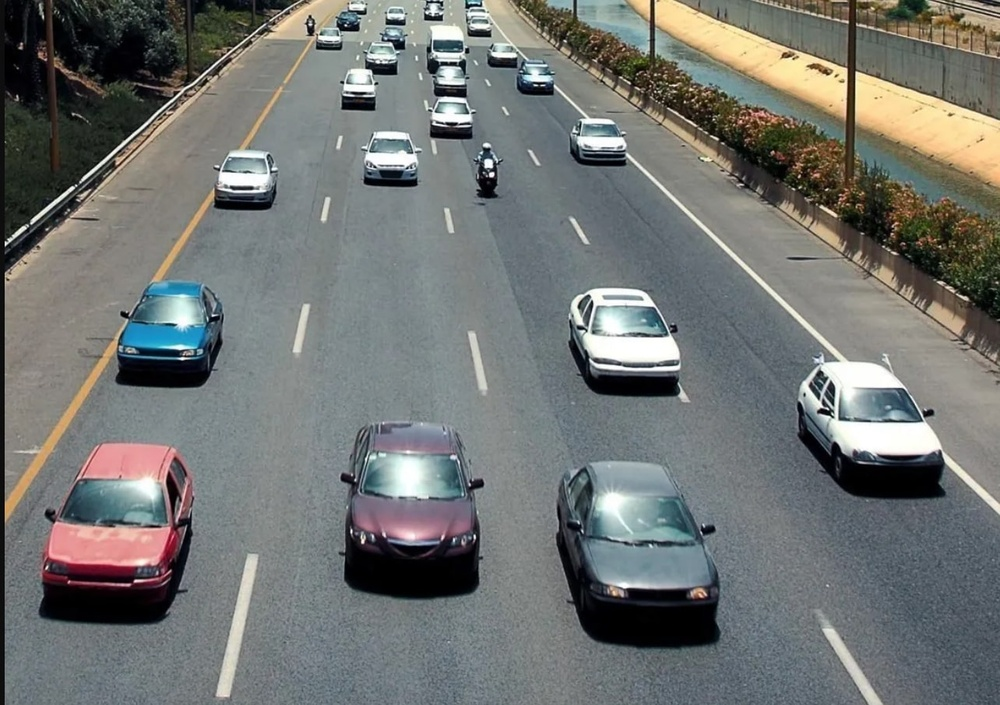
#> input picture road.jpg, 1000 x 705 px, shrunk from 1284 x 905 before the run, given in place of the camera
$ python 'from webcam.py'
#> lines starting #> are read from the running program, lines starting #| are printed output that depends on the picture; after the words box and inside, x2 and y2 are one past the last pixel; in counts of white or black regions, pixels touching at a corner belong together
import cv2
import numpy as np

# Create a background subtraction object
fgbg = cv2.createBackgroundSubtractorMOG2()

# Open camera device
cap = cv2.VideoCapture(0)

# Initialize variables
count = 0
width = int(cap.get(3))
height = int(cap.get(4))

while True:
    # Read a frame from the camera
    ret, frame = cap.read()
#> frame is the input picture: shape (705, 1000, 3); mean B, G, R 114.3, 116.5, 113.7

    # If frame was not captured properly, break out of loop
    if not ret:
        break

    # Apply background subtraction to obtain foreground mask
    fgmask = fgbg.apply(frame)
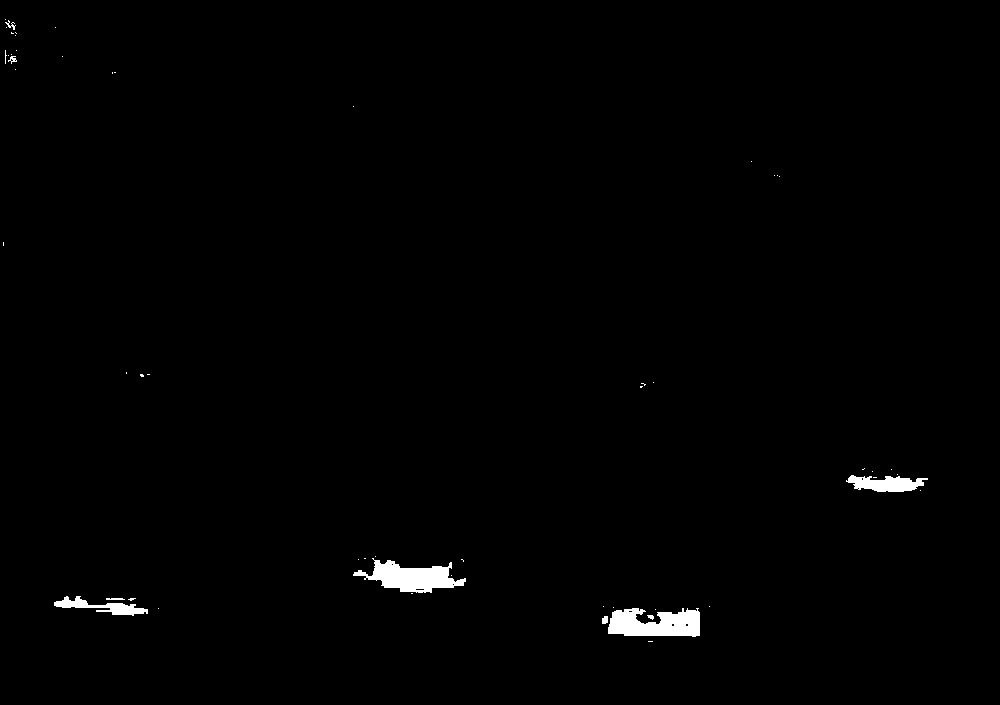
#> fgmask: shape (705, 1000); values 127 (black) and 255 (white), 0.84% white; 54 white regions (45 under 20 px), largest, box (x1, y1, x2, y2) and area: (608, 608, 700, 637) 2015, (353, 558, 466, 593) 1981, (846, 475, 928, 492) 890

    # Apply morphological transformations to remove noise
    kernel = cv2.getStructuringElement(cv2.MORPH_ELLIPSE, (5, 5))
    fgmask = cv2.morphologyEx(fgmask, cv2.MORPH_OPEN, kernel)
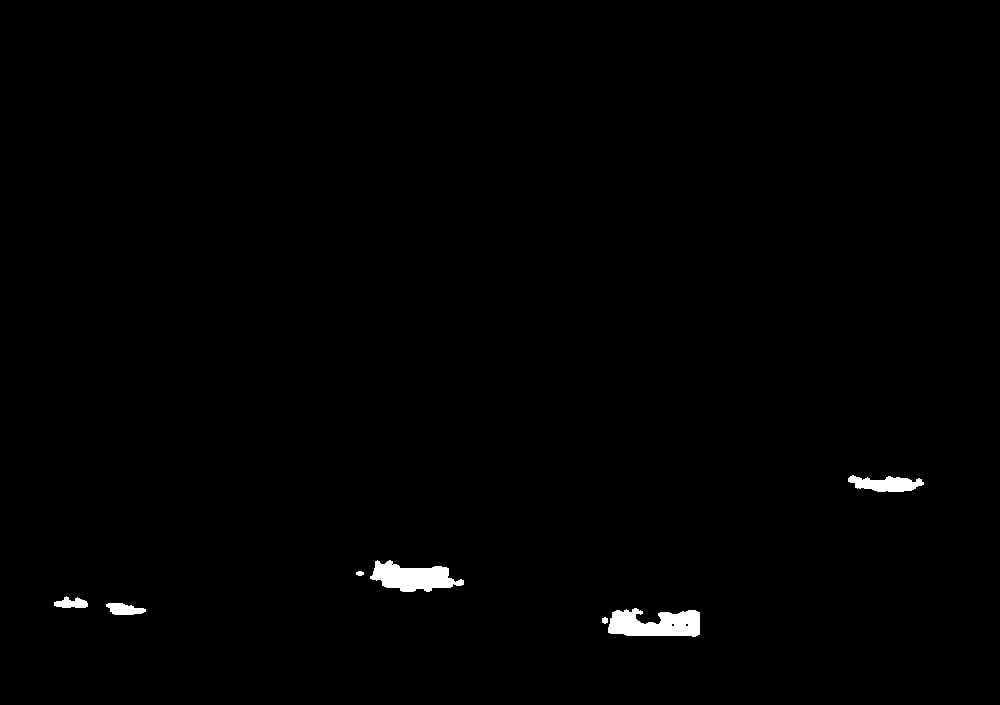
#> fgmask: shape (705, 1000); values 127 (black) and 255 (white), 0.75% white; 7 white regions, largest, box (x1, y1, x2, y2) and area: (608, 608, 700, 637) 1954, (370, 560, 464, 592) 1799, (848, 475, 924, 492) 832

    # Find contours in foreground mask
    contours, hierarchy = cv2.findContours(fgmask, cv2.RETR_EXTERNAL, cv2.CHAIN_APPROX_SIMPLE)
#> contours = [[[0, 0], [0, 704], [999, 704], [999, 0]]]

    # Loop over all contours and count vehicles
    for contour in contours:
        # Calculate contour area
        area = cv2.contourArea(contour)

        # If contour area is smaller than a threshold, ignore it
        if area < 500:
            continue

        # Draw bounding box around contour
        (x, y, w, h) = cv2.boundingRect(contour)
        cv2.rectangle(frame, (x, y), (x + w, y + h), (0, 255, 0), 2)

        # Increment vehicle count
        count += 1
#> this loop made 1 pass
#> (contour, area, x, y, w, h, count) on pass 1: ([[0, 0], [0, 704], [999, 704], [999, 0]], 703296, 0, 0, 1000, 705, 1)
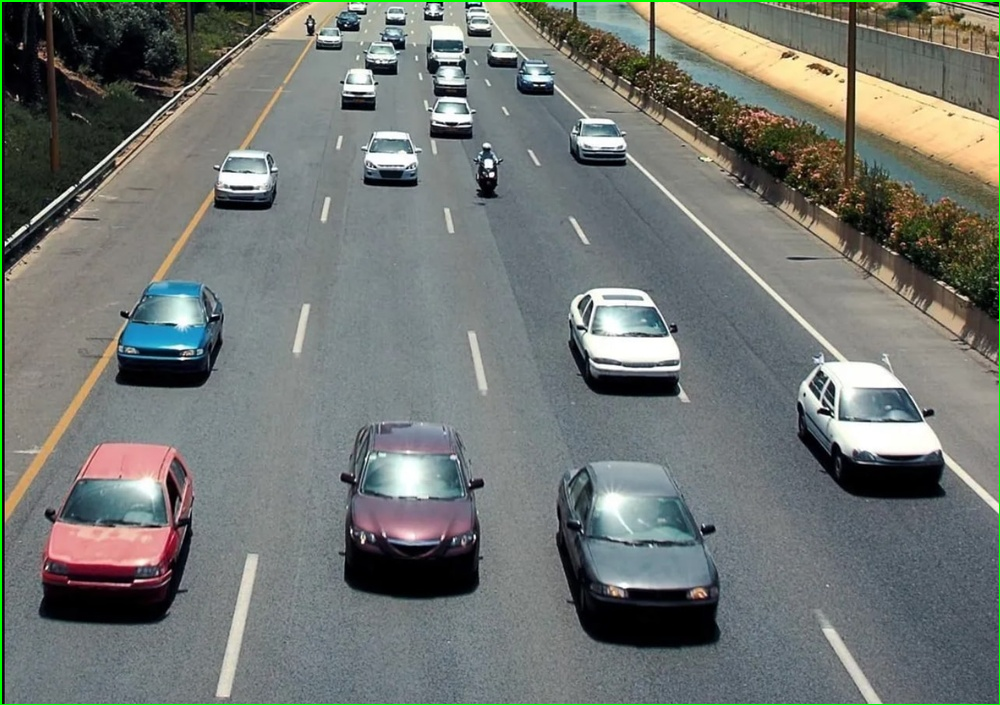
#> frame: shape (705, 1000, 3); 0.72% of pixels changed, all inside (x1, y1, x2, y2) = (0, 0, 1000, 705)
#> after the loop, count = 1

    # Display frame and count
    cv2.putText(frame, "Count: {}".format(count), (10, height - 50), cv2.FONT_HERSHEY_SIMPLEX, 0.7, (0, 0, 255), 2)
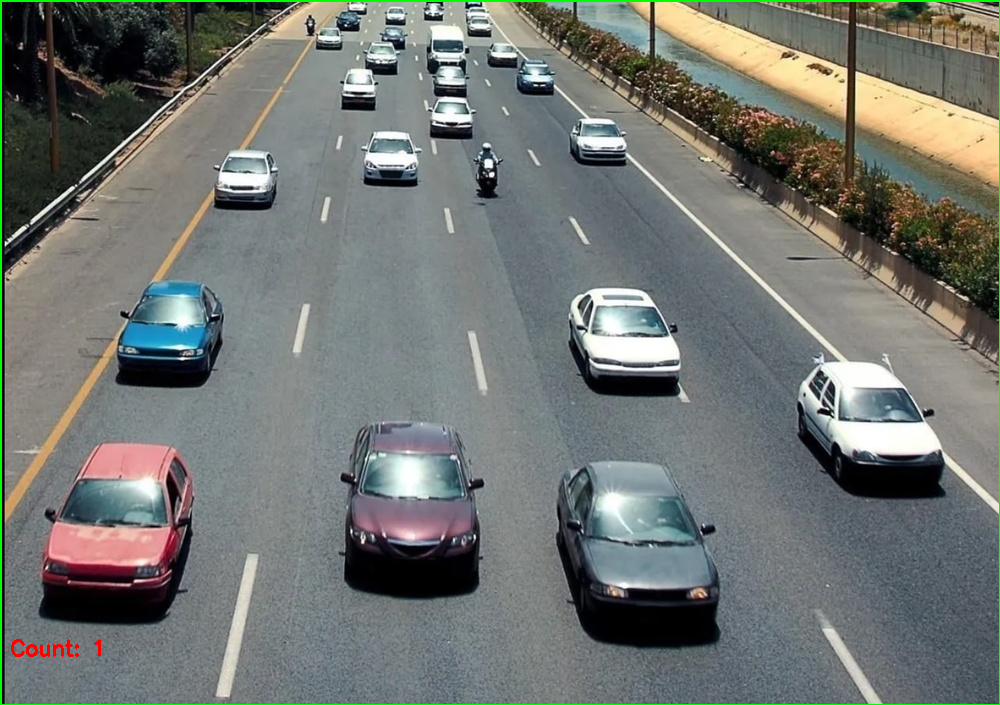
#> frame: shape (705, 1000, 3); 0.07% of pixels changed, all inside (x1, y1, x2, y2) = (11, 639, 101, 657)
    cv2.imshow("Frame", frame)

    # Check for key press to exit
    if cv2.waitKey(1) & 0xFF == ord('q'):
#> (key q is pressed here)
        break

# Release camera device and close all windows
cap.release()
cv2.destroyAllWindows()
